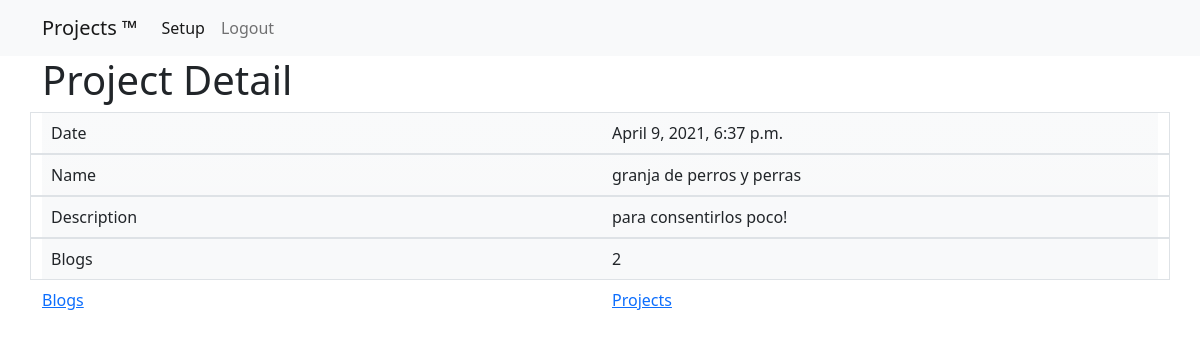
The page /blogwapp/5/ on the database its author committed.
### blogwapp/models.py (models this page shows, shortened)
class Project(models.Model):
  name = models.CharField(max_length=200, null=False)
  title = models.CharField(max_length=200)
  creat_date= models.DateTimeField('date created', default=timezone.now)
  description = models.CharField(max_length=2000, null=False)
  update_date = models.DateTimeField('date updated',auto_now=True)

### blogwapp/views.py (the view)
# urls.py: path('<int:pk>/', views.ProjectDetailView.as_view(), name='project-detail'),
class ProjectDetailView(generic.DetailView, LoginRequiredMixin):
  model = Project
  template_name = 'blogwapp/project/detail.html'
  queryset = Project.objects.annotate(blog_count=Count('blogs')).all()

### blogwapp/templates/blogwapp/project/detail.html
{%extends 'base.html' %}
{%block content %}
<h1>Project Detail</h1>
<div class="bg-light bg-gradient">
  <div class="row p-2 border">
    <div class="col">
      Date
    </div>
    <div class="col">
      {{ object.creat_date }}
    </div>
  </div>
  <div class="row p-2 border">
    <div class="col">
      Name
    </div>
    <div class="col">
      {{ object.name }}
    </div>
  </div>
  <div class="row p-2 border">
    <div class="col">
      Description
    </div>
    <div class="col">
      {{ object.description }}
    </div>
  </div>
  <div class="row p-2 border">
    <div class="col">
      Blogs
    </div>
    <div class="col">
      {{ object.blog_count }}
    </div>
  </div>
</div>
<div class="row py-2">
  <div class="col">
    <a href="{% url 'blogwapp:blog-list' object.id %}">Blogs</a>
  </div>
  <div class="col">
    <a href="{% url 'blogwapp:project-list' %}">Projects</a>
  </div>
</div>
{%endblock %}

### rows shown on the page
Project: creat_date "April 9, 2021, 6:37 p.m.", name "granja de perros y perras", description "para consentirlos poco!", blog_count "2"
